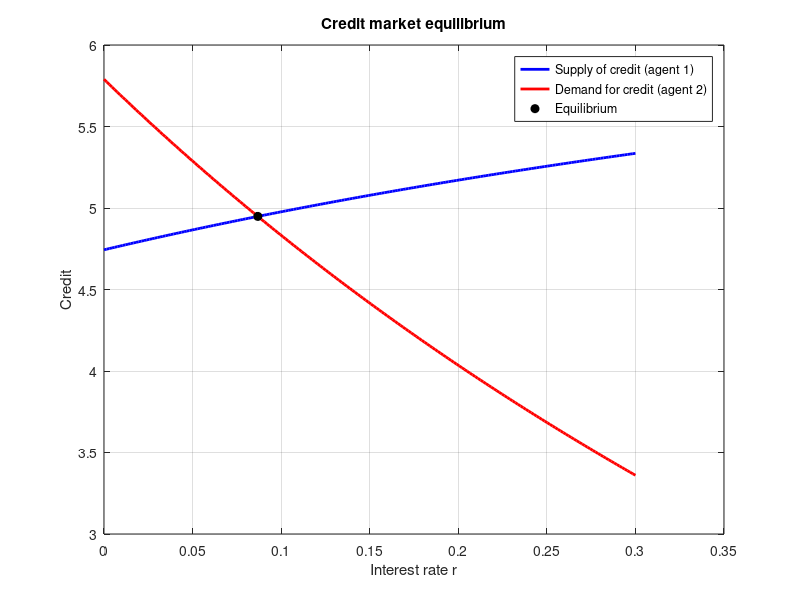

Reproduce this figure in MATLAB.
% Exercise 1 (a) - agent 1 lender, agent 2 borrower
clear; close all; clc;

beta = [0.95; 0.90];
w1   = [15; 10];
w2   = [5; 20];

% Equilibrium interest rate
a = beta.*w1./(1+beta);
b = w2./(1+beta);
r = sum(b)/sum(a) - 1;

% Optimal consumption
c_today    = (w1 + w2./(1+r)) ./ (1+beta);
c_tomorrow = beta./(1+beta) .* ((1+r).*w1 + w2);

% Saving and credit
s      = w1 - c_today;
credit = s(1);
debt   = -s(2);

% Autarky rates
r_aut = b./a - 1;

% Supply and demand of credit
r_grid = linspace(0, 0.3, 200);
supply = a(1) - b(1)./(1+r_grid);          % saving of the lender
demand = -(a(2) - b(2)./(1+r_grid));       % borrowing of the borrower

figure
plot(r_grid, supply, 'b', 'LineWidth', 2)
hold on
plot(r_grid, demand, 'r', 'LineWidth', 2)
plot(r, credit, 'ko', 'MarkerFaceColor', 'k')
xlabel('Interest rate r')
ylabel('Credit')
legend('Supply of credit (agent 1)', 'Demand for credit (agent 2)', 'Equilibrium')
title('Credit market equilibrium')
grid on

% Results
fprintf('r* = %.4f\n', r)
fprintf('Autarky rates: agent 1 = %.4f, agent 2 = %.4f\n', r_aut(1), r_aut(2))
fprintf('Credit supplied by agent 1 = %.4f\n', credit)
fprintf('Debt of agent 2            = %.4f\n', debt)
fprintf('Agent 1: c1 = %.4f, c2 = %.4f\n', c_today(1), c_tomorrow(1))
fprintf('Agent 2: c1 = %.4f, c2 = %.4f\n', c_today(2), c_tomorrow(2))
fprintf('Check, sum of savings = %.2e\n', sum(s))
